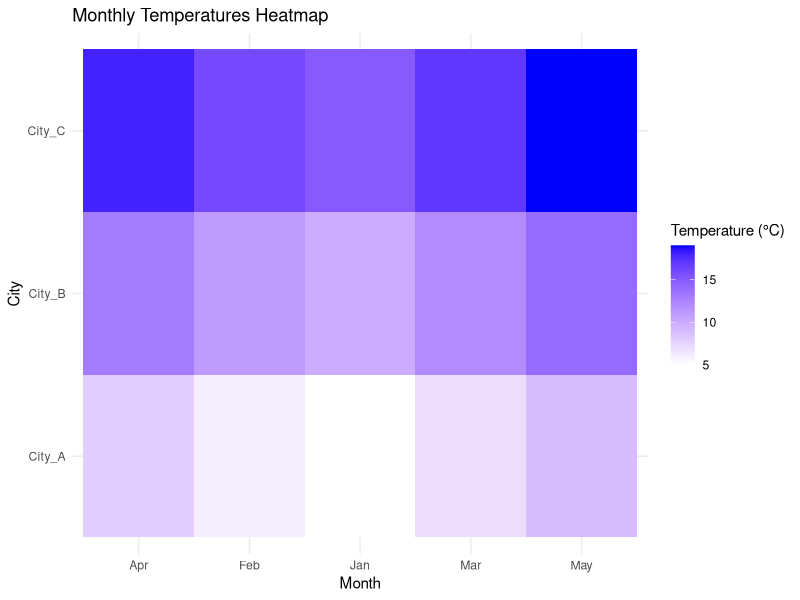

R code for this plot:
library(ggplot2)
library(reshape2)
data <- data.frame(
  Month = c("Jan", "Feb", "Mar", "Apr", "May"),
  City_A = c(5, 6, 7, 8, 9),
  City_B = c(10, 11, 12, 13, 14),
  City_C = c(15, 16, 17, 18, 19)
)
data_melted <- melt(data, id.vars = "Month")
ggplot(data_melted, aes(x = Month, y = variable, fill = value)) +
  geom_tile() +
  scale_fill_gradient(low = "white", high = "blue") +
  labs(title = "Monthly Temperatures Heatmap", 
       x = "Month", 
       y = "City", 
       fill = "Temperature (°C)") +
  theme_minimal()
